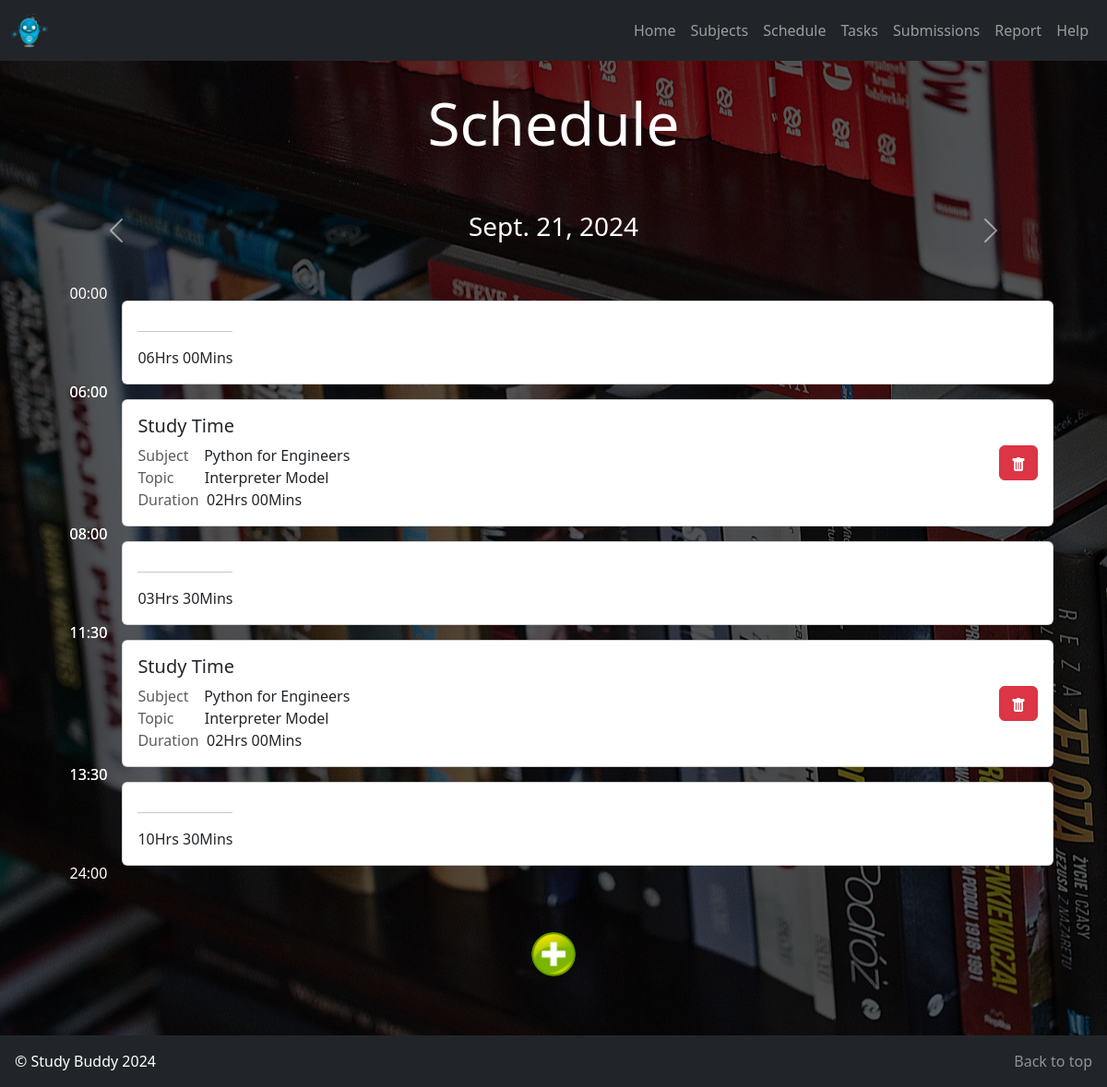
Page /schedule/2024-09-21/ on the committed database.
### Study_Buddy_App/models.py (models this page shows, shortened)
class Subject(models.Model):
    id = models.AutoField(primary_key=True)
    name = models.CharField(max_length=100)
    description = models.TextField()

class Topic(models.Model):
    id = models.AutoField(primary_key=True)
    subject = models.ForeignKey(Subject, on_delete=models.CASCADE)
    name = models.CharField(max_length=255)

### Study_Buddy_App/views.py (the view)
# urls.py: path('schedule', views.schedule, name='schedule'),
def schedule(request, date=None):
    if date is None:
        date = timezone.now().date()
        today_name = timezone.now().strftime('%A')
    else:
        if type(date) == str:
            date = datetime.strptime(date, "%Y-%m-%d").date()
        today_name = getDayFromDate(date)
    topic_sessions = TopicSession.objects.filter(day=today_name)
    task_sessions = TaskSession.objects.filter(day=today_name, task__deadline__gte=date)
    sessions = fillSessionBlocks(getSessionBlocks(topic_sessions, task_sessions))
    formattedDate = date.strftime("%Y-%m-%d")
    context = {
        'sessions': sessions,
        'date': date,
        'formattedDate': formattedDate
    }
    return render(request, 'Study_Buddy_App/schedule.html', context)

### Study_Buddy_App/views.py (called while the page is built, shortened)
def getSessionBlocks(topicSessions, taskSessions):
    sessionBlocks = []
    for session in topicSessions:
        topic = session.topic
        subject = topic.subject
        start_time = session.start_time.strftime("%H:%M")
        end_time = session.end_time.strftime("%H:%M")
        duration = findDuration(start_time, end_time)
        currentBlock = {
            'id': session.id,
            'type': "Topic",
            'topic': topic.name,
            'subject': subject.name,
            'start_time': start_time,
            'end_time': end_time,
            'duration': duration
        }
        sessionBlocks.append(currentBlock)
    sessionBlocks.sort(key=lambda x: x['start_time'])
    return sessionBlocks

def findDuration(startTime, endTime):
    startTime = list(map(int, startTime.split(':')))
    endTime = list(map(int, endTime.split(':')))
    hrs = endTime[0] - startTime[0]
    mins = endTime[1] - startTime[1]
    if mins < 0:
        mins += 60
        hrs -= 1
    hrs = str(hrs).zfill(2)
    mins = str(mins).zfill(2)
    return "{}Hrs {}Mins".format(hrs, mins)

def fillSessionBlocks(sessionBlocks):
    currentTime = "00:00"
    result = []
    for sessionBlock in sessionBlocks:
        if sessionBlock['start_time'] > currentTime:
            duration = findDuration(currentTime, sessionBlock['start_time'])
            result.append({
                'type': "Free",
                'start_time': currentTime,
                'end_time': sessionBlock['start_time'],
                'duration': duration
            })
        result.append(sessionBlock)
        currentTime = sessionBlock['end_time']
    if currentTime < "24:00":
        duration = findDuration(currentTime, "24:00")
        result.append({
            'type': "Free",
            'start_time': currentTime,
            'end_time': "24:00",
            'duration': duration
        })
    return result

def getDayFromDate(date):
    if type(date) == str:
        date = datetime.strptime(date, "%Y-%m-%d").date()
    day_of_week = date.weekday()
    days = ['Monday', 'Tuesday', 'Wednesday', 'Thursday', 'Friday', 'Saturday', 'Sunday']
    return days[day_of_week]

### templates/Study_Buddy_App/schedule.html (shortened to what this page needs)
{% extends 'Study_Buddy_App/base.html' %}
{% load static %}
{% block content %}
    <header>
        <div class="container h-100 mt-5 py-5">
            <div class="d-flex h-100 text-center align-items-center">
                <div class="w-100">
                    <h1 class="display-3">
                        Schedule
                    </h1>
                </div>
            </div>
        </div>
    </header>
    <main class="">
        <div class="container">
            <div id="dateCarousel" class="carousel slide">
              <div class="carousel-inner">
                <div class="carousel-item active">
                  <h3 class="text-center" id="date">{{ date }}</h3>
                </div>
              </div>
              <a class="carousel-control-prev" href="{% url 'schedule-previous' date=date %}" role="button" data-bs-slide="prev">
                <span class="carousel-control-prev-icon" aria-hidden="true"></span>
              </a>
              <a class="carousel-control-next" href="{% url 'schedule-next' date=date %}" role="button" data-bs-slide="next">
                <span class="carousel-control-next-icon" aria-hidden="true"></span>
              </a>
            </div>
        </div>
        <div class="container time-blocks mt-5">
            {% for session in sessions %}
                <div class="grid-container py-2 session">
                    <div class="grid-item">
                      <div class="d-flex flex-column justify-content-between h-100">
                        <span class="text-end top-overlap">{{ session.start_time }}</span>
                        <span class="text-end bottom-overlap">{{ session.end_time }}</span>
                      </div>
                    </div>
                    <div class="grid-item px-3">
                      <div class="card">
                        <div class="card-body d-flex justify-content-between align-items-center">
                          {% if session.type == "Task" %}
                              <div>
                                <h5 class="card-title">Task</h5>
                                <p class="card-text text-dark mb-0"><span class="text-muted">Subject &nbsp&nbsp&nbsp</span>{{ session.subject }}</p>
                                <p class="card-text text-dark mb-0"><span class="text-muted">Task &nbsp&nbsp&nbsp&nbsp&nbsp&nbsp&nbsp&nbsp</span>{{ session.task }}</p>
                                <p class="card-text text-dark"><span class="text-muted">Duration &nbsp</span>{{ session.duration }}</p>
                              </div>
                            <a href="{% url 'delete-task-session' id=session.id %}?date={{ formattedDate }}" class="delete-session-btn">
                              <button class="btn btn-danger">
                                <svg xmlns="http://www.w3.org/2000/svg" width="16" height="16" fill="white" class="bi bi-x-trash" viewBox="0 0 16 16">
                                  <use xlink:href="{% static 'icons/icons.svg' %}#x-delete"></use>
                                </svg>
                              </button>
                            </a>
                          {% elif session.type == "Topic" %}
                            <div>
                              <h5 class="card-title">Study Time</h5>
                                <p class="card-text text-dark mb-0"><span class="text-muted">Subject &nbsp&nbsp&nbsp</span>{{ session.subject }}</p>
                                <p class="card-text text-dark mb-0"><span class="text-muted">Topic &nbsp&nbsp&nbsp&nbsp&nbsp&nbsp&nbsp</span>{{ session.topic }}</p>
                                <p class="card-text text-dark"><span class="text-muted">Duration &nbsp</span>{{ session.duration }}</p>
                            </div>
                            <a href="{% url 'delete-topic-session' id=session.id %}?date={{ formattedDate }}" class="delete-session-btn">
                                <button class="btn btn-danger">
                                  <svg xmlns="http://www.w3.org/2000/svg" width="16" height="16" fill="white" class="bi bi-x-trash" viewBox="0 0 16 16">
                                    <use xlink:href="{% static 'icons/icons.svg' %}#x-delete"></use>
                                  </svg>
                                </button>
                            </a>
                          {% else %}
                             <div>
                                <hr>
                                <p class="card-text text-dark">{{ session.duration }}</p>
                              </div>
                          {% endif %}
                        </div>
                      </div>
                    </div>
                </div>
            {% endfor %}
            <div class="container py-3 text-center px-5 my-5">
              <button id="add-session-button" class="add-form-button">
                  <img class="form-button-image" src="{% static 'images/plus_icon.png' %}" alt="Plus Image" style="display: inline;">
              </button>
            </div>
        </div>
    </main>
{% endblock content %}

### static/css/style.css (style rules this page uses)
html, body { width: 100%; height: 100%; margin: 0, auto; color: white; }
p { color: white; }
header { position: relative; width: 100%; overflow: hidden; }
.container { position: relative; z-index: 2; }
main { min-height: 75vh; }
.add-form-button { display: inline-block; width: 3rem; height: 3rem; border-radius: 50%; padding: 0; margin: 0; border: none; background-color: transparent; cursor: pointer; overflow: hidden; }
.form-button-image { width: 100%; height: auto; display: block; }
.top-overlap { margin-top: -20px; }
.bottom-overlap { margin-bottom: -20px; }
.time-blocks { display: flex; justify-content: center; flex-direction: column; }
.grid-container { display: grid; grid-template-columns: 1fr 14fr; }
.grid-item { flex-grow: 1; min-width: 0; }

### rows in the picture
Subject: subject "Python for Engineers" "Python for Engineers"
Topic: topic "Interpreter Model" "Interpreter Model"

### other values in the picture
{{ date }} "Sept. 21, 2024"
{{ session.start_time }} "00:00" "06:00" "08:00" "11:30" "13:30"
{{ session.end_time }} "06:00" "08:00" "11:30" "13:30" "24:00"
{{ session.duration }} "06Hrs 00Mins" "03Hrs 30Mins" "10Hrs 30Mins"
{{ session.duration }} "02Hrs 00Mins" "02Hrs 00Mins"
